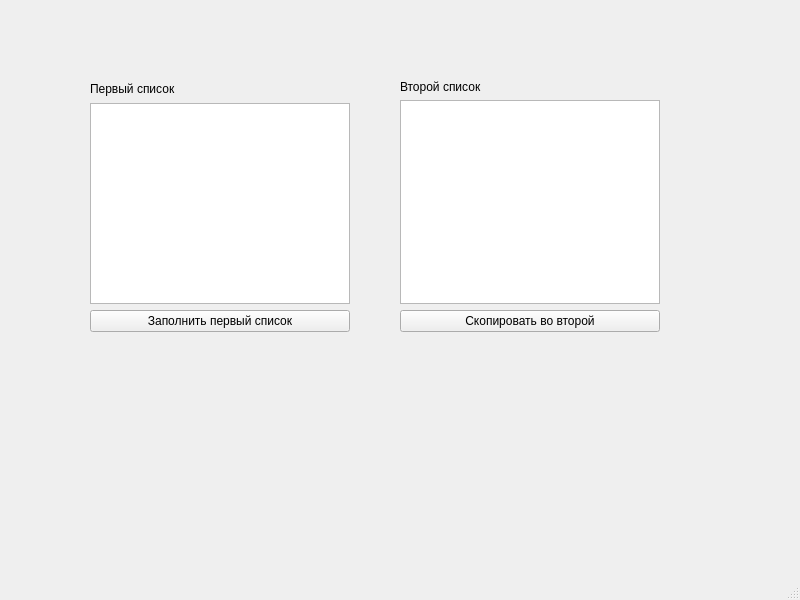
<?xml version="1.0" encoding="UTF-8"?>
<ui version="4.0">
 <class>MainWindow</class>
 <widget class="QMainWindow" name="MainWindow">
  <property name="geometry">
   <rect>
    <x>0</x>
    <y>0</y>
    <width>800</width>
    <height>600</height>
   </rect>
  </property>
  <property name="windowTitle">
   <string>MainWindow</string>
  </property>
  <widget class="QWidget" name="centralwidget">
   <widget class="QWidget" name="">
    <property name="geometry">
     <rect>
      <x>90</x>
      <y>80</y>
      <width>260</width>
      <height>252</height>
     </rect>
    </property>
    <layout class="QVBoxLayout" name="verticalLayout_3">
     <item>
      <layout class="QVBoxLayout" name="verticalLayout">
       <item>
        <widget class="QLabel" name="label1">
         <property name="text">
          <string>Первый список</string>
         </property>
        </widget>
       </item>
       <item>
        <widget class="QTextEdit" name="textEditList1">
         <property name="maximumSize">
          <size>
           <width>16777215</width>
           <height>201</height>
          </size>
         </property>
        </widget>
       </item>
      </layout>
     </item>
     <item>
      <widget class="QPushButton" name="btnFill">
       <property name="text">
        <string>Заполнить первый список</string>
       </property>
      </widget>
     </item>
    </layout>
   </widget>
   <widget class="QWidget" name="">
    <property name="geometry">
     <rect>
      <x>400</x>
      <y>80</y>
      <width>260</width>
      <height>252</height>
     </rect>
    </property>
    <layout class="QVBoxLayout" name="verticalLayout_4">
     <item>
      <layout class="QVBoxLayout" name="verticalLayout_2">
       <item>
        <widget class="QLabel" name="label2">
         <property name="text">
          <string>Второй список</string>
         </property>
        </widget>
       </item>
       <item>
        <widget class="QTextEdit" name="textEditList2"/>
       </item>
      </layout>
     </item>
     <item>
      <widget class="QPushButton" name="btnCopy">
       <property name="text">
        <string>Скопировать во второй</string>
       </property>
      </widget>
     </item>
    </layout>
   </widget>
  </widget>
  <widget class="QMenuBar" name="menubar">
   <property name="geometry">
    <rect>
     <x>0</x>
     <y>0</y>
     <width>800</width>
     <height>23</height>
    </rect>
   </property>
  </widget>
  <widget class="QStatusBar" name="statusbar"/>
 </widget>
 <resources/>
 <connections/>
</ui>
